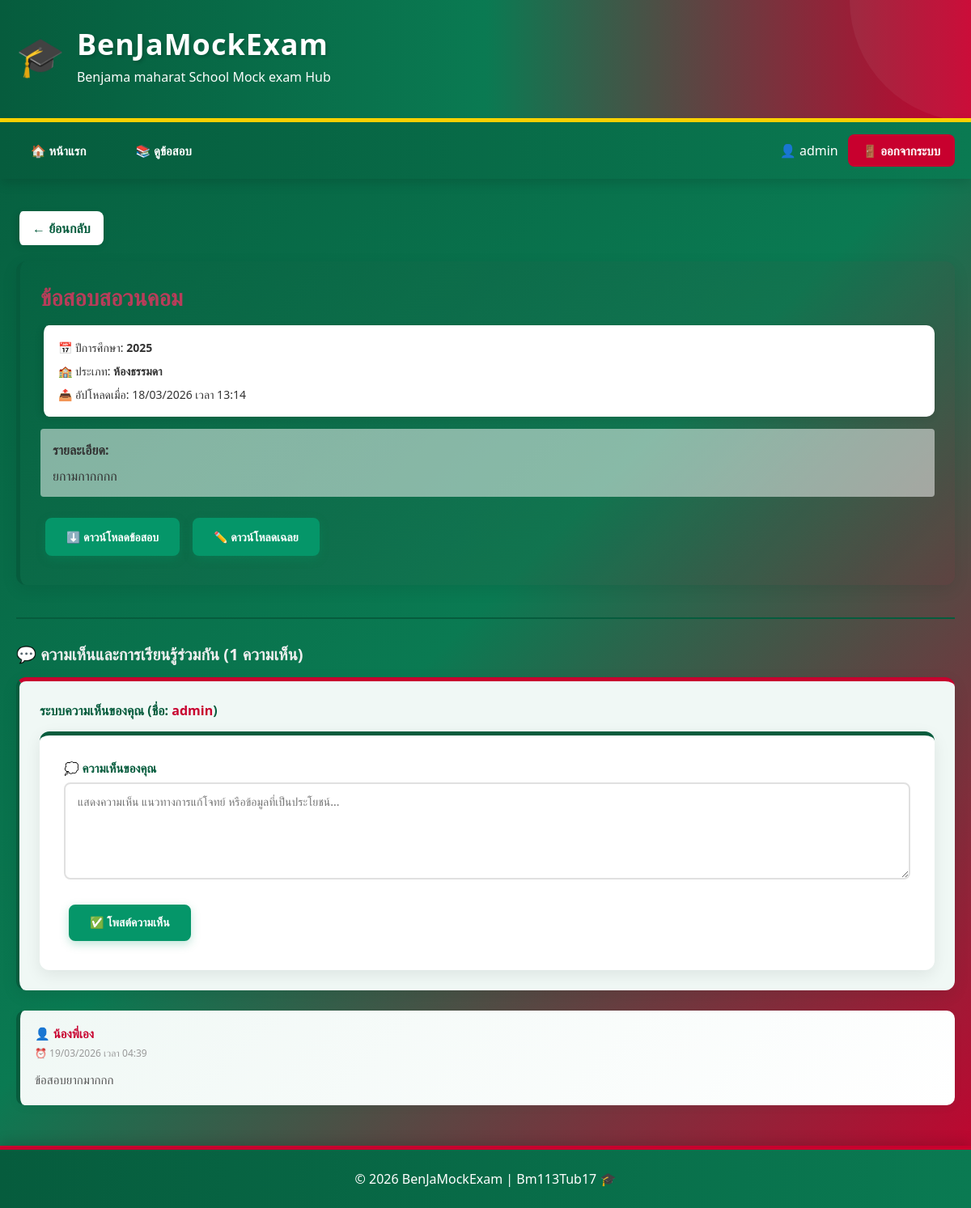
/exam/1 (signed in), run on the app's committed database.
### models.py (models this page shows, shortened)
class Exam(db.Model):
    id = db.Column(db.Integer, primary_key=True)
    title = db.Column(db.String(200), nullable=False)
    year = db.Column(db.Integer, nullable=False)
    filename = db.Column(db.String(300), nullable=False)
    filepath = db.Column(db.String(500), nullable=False)
    answer_filename = db.Column(db.String(300))
    answer_filepath = db.Column(db.String(500))
    description = db.Column(db.Text)
    class_type_id = db.Column(db.Integer, db.ForeignKey('class_type.id'), nullable=False)
    program_id = db.Column(db.Integer, db.ForeignKey('program.id'))
    upload_date = db.Column(db.DateTime, default=datetime.utcnow)
    comments = db.relationship('Comment', backref='exam', lazy=True, cascade='all, delete-orphan')

class ClassType(db.Model):
    id = db.Column(db.Integer, primary_key=True)
    name = db.Column(db.String(50), nullable=False)  # "ห้องพิเศษ" or "ห้องธรรมดา"
    description = db.Column(db.String(200))
    exams = db.relationship('Exam', backref='class_type', lazy=True)

class Comment(db.Model):
    id = db.Column(db.Integer, primary_key=True)
    exam_id = db.Column(db.Integer, db.ForeignKey('exam.id'), nullable=False)
    author = db.Column(db.String(100), nullable=False)
    content = db.Column(db.Text, nullable=False)
    created_at = db.Column(db.DateTime, default=datetime.utcnow)

### app.py (the view)
@app.route('/exam/<int:exam_id>')
@login_required
def exam_detail(exam_id):
    exam = Exam.query.get_or_404(exam_id)
    comments = Comment.query.filter_by(exam_id=exam_id).order_by(Comment.created_at.desc()).all()
    return render_template('exam_detail.html', exam=exam, comments=comments)

### app.py (called while the page is built)
def login_required(f):
    @wraps(f)
    def decorated_function(*args, **kwargs):
        if 'user_name' not in session:
            flash('กรุณาเข้าสู่ระบบก่อน', 'error')
            return redirect(url_for('login'))
        return f(*args, **kwargs)
    return decorated_function

@app.context_processor
def inject_user():
    return dict(session=session)

### templates/exam_detail.html (shortened to what this page needs)
{% extends "base.html" %}
{% block content %}
    <div style="margin-bottom: 20px;">
        <a href="{{ url_for('select_class', class_id=exam.class_type_id) }}" style="color: #065C3D; text-decoration: none; font-weight: 600; display: inline-flex; align-items: center; gap: 6px; padding: 10px 16px; background: white; border-radius: 8px; transition: all 0.3s; box-shadow: 0 2px 8px rgba(0, 0, 0, 0.08); border-left: 4px solid #065C3D;">← ย้อนกลับ</a>
    </div>
    <div class="card" style="background: linear-gradient(135deg, #065C3D10, #C8002E10); border-left: 5px solid #065C3D; border-top: none;">
        <h2 style="color: #b83d5a; margin-bottom: 16px;">{{ exam.title }}</h2>
        <div class="meta">
            <p>📅 ปีการศึกษา: <strong>{{ exam.year }}</strong></p>
            <p>🏫 ประเภท: <strong>{{ exam.class_type.name }}</strong></p>
            <p>📤 อัปโหลดเมื่อ: {{ exam.upload_date.strftime('%d/%m/%Y เวลา %H:%M') }}</p>
        </div>
        {% if exam.description %}
            <div style="margin-top: 15px; padding: 15px; background: rgba(255, 255, 255, 0.5); border-radius: 4px;">
                <strong>รายละเอียด:</strong>
                <p style="margin-top: 10px; white-space: pre-wrap;">{{ exam.description }}</p>
            </div>
        {% endif %}
        <div style="margin-top: 20px;">
            <a href="{{ url_for('download_exam', exam_id=exam.id) }}" class="btn btn-success">⬇️ ดาวน์โหลดข้อสอบ</a>
            {% if exam.answer_filepath %}
                <a href="{{ url_for('download_answer', exam_id=exam.id) }}" class="btn btn-success">✏️ ดาวน์โหลดเฉลย</a>
            {% else %}
                <button type="button" class="btn" style="background-color: #ccc; cursor: not-allowed;">✏️ ไม่มีเฉลย</button>
            {% endif %}
        </div>
    </div>
    <div class="comment-section">
        <h3 style="color: #efefef;">💬 ความเห็นและการเรียนรู้ร่วมกัน ({{ comments|length }} ความเห็น)</h3>
        <div class="card" style="background: #f0f8f5; margin-bottom: 25px; border-left: 4px solid #065C3D;">
            <h4 style="margin-bottom: 15px; color: #065C3D;">ระบบความเห็นของคุณ (ชื่อ: <span style="color: #C8002E; font-weight: bold;">{{ session.get('user_name', 'ไม่ระบุชื่อ') }}</span>)</h4>
            <form method="POST" action="{{ url_for('add_comment', exam_id=exam.id) }}">
                <div class="form-group">
                    <label for="content">💭 ความเห็นของคุณ</label>
                    <textarea id="content" name="content" required placeholder="แสดงความเห็น แนวทางการแก้โจทย์ หรือข้อมูลที่เป็นประโยชน์..." maxlength="2000"></textarea>
                </div>
                <button type="submit" class="btn btn-success">✅ โพสต์ความเห็น</button>
            </form>
        </div>
        {% if comments %}
            <div>
                {% for comment in comments %}
                    <div class="comment-item">
                        <div class="comment-author">👤 {{ comment.author }}</div>
                        <div class="comment-date">⏰ {{ comment.created_at.strftime('%d/%m/%Y เวลา %H:%M') }}</div>
                        <div class="comment-content">{{ comment.content }}</div>
                    </div>
                {% endfor %}
            </div>
        {% else %}
            <p style="color: #999; text-align: center; padding: 30px;">ยังไม่มีความเห็น เป็นคนแรกที่แสดงความเห็นของคุณ!</p>
        {% endif %}
    </div>
{% endblock %}

### templates/base.html (style rules this page uses)
* { margin: 0; padding: 0; box-sizing: border-box; }
body { font-family: 'Segoe UI', Tahoma, Geneva, Verdana, sans-serif; background: linear-gradient(135deg, #065C3D 0%, #0a7a52 50%, #C8002E 100%); background-attachment: fixed; min-height: 100vh; color: #333; }
.card { background: white; border-radius: 12px; box-shadow: 0 6px 20px rgba(0, 0, 0, 0.08); padding: 25px; margin-bottom: 25px; transition: all 0.3s cubic-bezier(0.25, 0.46, 0.45, 0.94); border-top: 5px solid #C8002E; position: relative; overflow: hidden; }
.card::before { content: ''; position: absolute; top: 0; left: -100%; width: 100%; height: 100%; background: linear-gradient(90deg, transparent, rgba(255, 255, 255, 0.3), transparent); transition: left 0.5s ease; }
.btn { display: inline-block; padding: 12px 24px; background-color: #C8002E; color: white; text-decoration: none; border-radius: 8px; border: 2px solid #C8002E; cursor: pointer; transition: all 0.3s ease; margin: 6px; font-size: 14px; font-weight: 700; position: relative; overflow: hidden; box-shadow: 0 4px 12px rgba(200, 0, 46, 0.25); }
.btn::before { content: ''; position: absolute; top: 50%; left: 50%; width: 0; height: 0; background: rgba(255, 255, 255, 0.3); border-radius: 50%; transform: translate(-50%, -50%); transition: width 0.6s, height 0.6s; }
.btn-success { background-color: #059669; border-color: #059669; box-shadow: 0 4px 12px rgba(5, 150, 105, 0.25); }
h2 { color: #065C3D; margin-bottom: 20px; font-size: 28px; font-weight: 700; }
h3 { color: #065C3D; margin-bottom: 15px; font-size: 20px; font-weight: 600; }
form { background: white; padding: 30px; border-radius: 12px; box-shadow: 0 6px 20px rgba(0, 0, 0, 0.08); border-top: 5px solid #065C3D; }
.form-group { margin-bottom: 20px; }
label { display: block; margin-bottom: 8px; font-weight: 600; color: #065C3D; font-size: 15px; }
input[type="text"], input[type="number"], input[type="email"], input[type="file"], select, textarea { width: 100%; padding: 12px 15px; border: 2px solid #e0e0e0; border-radius: 8px; font-family: inherit; font-size: 14px; transition: all 0.3s ease; background: white; }
textarea { resize: vertical; min-height: 120px; }
.meta { color: #333; font-size: 14px; margin-top: 12px; font-weight: 500; background: white; padding: 18px; border-radius: 10px; box-shadow: 0 2px 8px rgba(0, 0, 0, 0.08); border-left: 4px solid #065C3D; }
.meta p { margin-bottom: 10px; }
.meta p:last-child { margin-bottom: 0; }
.comment-section { margin-top: 40px; padding-top: 30px; border-top: 2px solid #065C3D; }
.comment-item { background: linear-gradient(135deg, #f0f8f5 0%, #ffffff 100%); padding: 18px; border-radius: 10px; margin-bottom: 18px; border-left: 5px solid #065C3D; box-shadow: 0 3px 10px rgba(6, 92, 61, 0.08); transition: all 0.3s ease; }
.comment-author { font-weight: 700; color: #C8002E; margin-bottom: 6px; font-size: 15px; }
.comment-date { color: #999; font-size: 12px; font-weight: 500; }
.comment-content { margin-top: 12px; color: #555; line-height: 1.7; font-size: 15px; }

### data on the page
Exam: title "ข้อสอบสอวนคอม", year "2025", upload_date "18/03/2026 เวลา 13:14", description "ยกามกากกกก"
ClassType: class_type.name "ห้องธรรมดา"
Comment: author "น้องพี่เอง", created_at "19/03/2026 เวลา 04:39", content "ข้อสอบยากมากกก"

### other printed values
{{ session.get('user_name', 'ผู้ใช้') }} "admin"
{{ comments|length }} "1"
{{ session.get('user_name', 'ไม่ระบุชื่อ') }} "admin"
